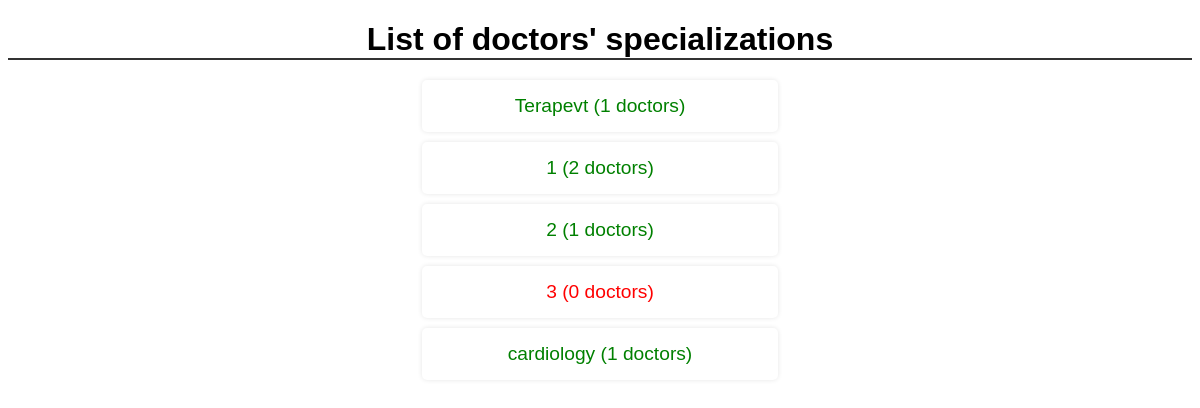
Before: / with the older database file.
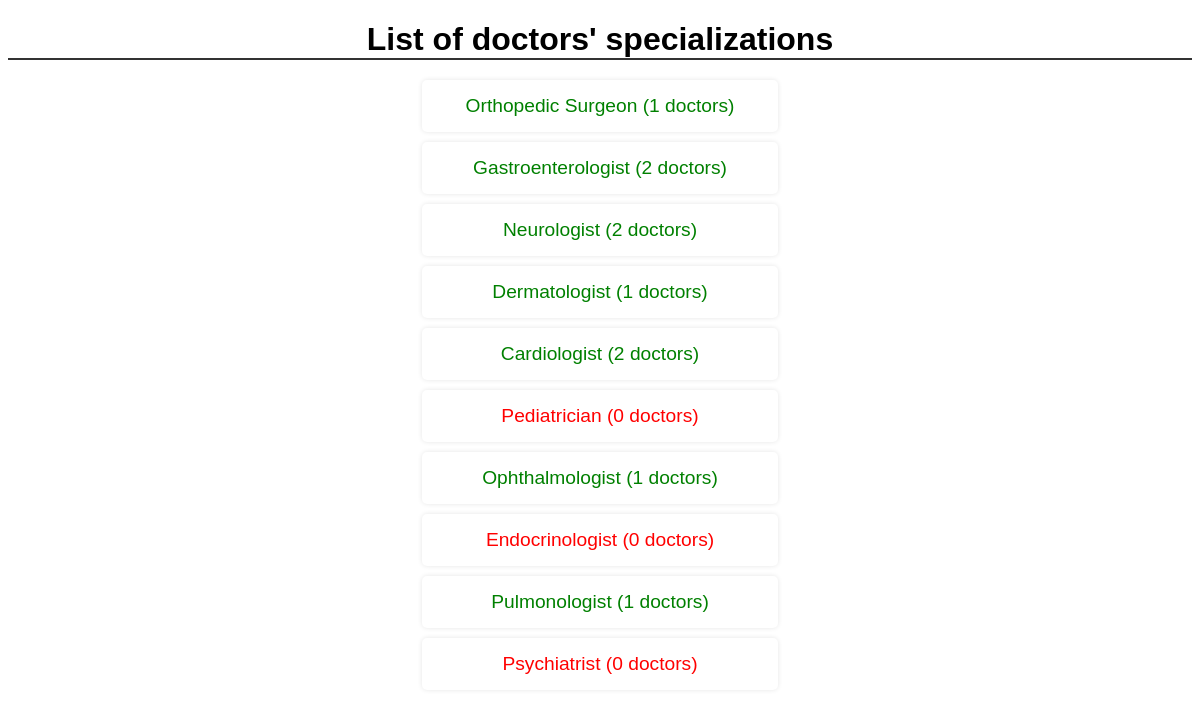
After: the same page with the newer database file.
### doctors/models.py (models this page shows)
class Specialization(models.Model):
    name = models.CharField(max_length=100)
    def __str__(self):
        return self.name

### doctors/views.py (the view)
# urls.py: path('', doctors_spec, name='spec-list'),
def doctors_spec(request):
    specializations = Specialization.objects.all().annotate(num_doctors=Count('doctor'))
    return render(request, 'spec_list.html', {'specializations': specializations})

### doctors/templates/spec_list.html (shortened to what this page needs)
{% load static %}
<!DOCTYPE html>
<html>
<head>
    <link rel="stylesheet" href="{% static 'doctors/css/list.css' %}">
</head>
<body>
    <h1>List of doctors' specializations</h1>
    <ul>
        {% for specialization in specializations %}
        <li>
          <a class="{% if specialization.num_doctors == 0 %}no-doctors{% else %}has-doctors{% endif %}"
            href="{% url 'spec-name' specialization.name %}">{{ specialization }} ({{ specialization.num_doctors }} doctors)
          </a>
        </li>
        {% endfor %}
    </ul>
</body>
</html>

### doctors/static/doctors/css/list.css (style rules this page uses)
body { font-family: Arial, sans-serif; background-color: #f6f6f6; }
h1 { text-align: center; font-size: 2em; margin-bottom: 20px; border-bottom: 2px solid #333; }
ul { width: 40%; margin: auto; list-style: none; padding-left: 0px; text-align: center; }
ul li { padding: 15px; box-shadow: 0px 0px 5px 0px rgba(0,0,0,0.1); margin-bottom: 10px; border-radius: 5px; transition: box-shadow .3s; }
ul li a { text-decoration: none; font-size: 1.2em; }
a.no-doctors { color: red; }
a.has-doctors { color: green; }

### doctors/templates/spec_list.html (style rules this page uses)
body { font-family: Arial, sans-serif; background-color: white; }
h1 { text-align: center; font-size: 2em; margin-bottom: 20px; border-bottom: 2px solid #333; }
ul { width: 30%; margin: auto; list-style: none; padding-left: 0px; text-align: center; }
ul li { padding: 15px; box-shadow: 0px 0px 5px 0px rgba(0,0,0,0.1); margin-bottom: 10px; border-radius: 5px; transition: box-shadow .3s; background-color: #ffffff; }
ul li a { text-decoration: none; font-size: 1.2em; }
a.no-doctors { color: red; }
a.has-doctors { color: green; }
.no-doctors { color: red; }
.has-doctors { color: green; }

Changed rows visible on the page:
changed Specialization: name "Terapevt" → "Orthopedic Surgeon"
changed Specialization: name "1" → "Gastroenterologist"
changed Specialization: name "2" → "Neurologist"; num_doctors "1" → "2"
changed Specialization: name "3" → "Dermatologist"; num_doctors "0" → "1"
changed Specialization: name "cardiology" → "Cardiologist"; num_doctors "1" → "2"
added Specialization: name "Pediatrician", num_doctors "0"
added Specialization: name "Ophthalmologist", num_doctors "1"
added Specialization: name "Endocrinologist", num_doctors "0"
added Specialization: name "Pulmonologist", num_doctors "1"
added Specialization: name "Psychiatrist", num_doctors "0"
